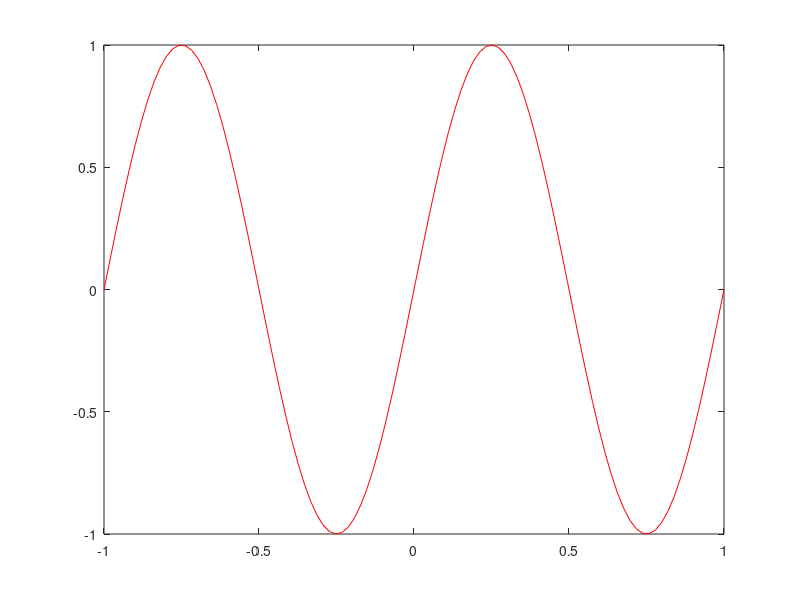

MATLAB code to generate this figure:
% Regression test function (black box) for ylim
% This function is autogenerated by helpgen.py
function bbtest_success = bbtest_handle_ylim
  bbtest_success = 1;
NumErrors = 0;
try
  x = linspace(-1,1);
catch
  NumErrors = NumErrors + 1;
end
try
  y = sin(2*pi*x);
catch
  NumErrors = NumErrors + 1;
end
try
  plot(x,y,'r-');
catch
  NumErrors = NumErrors + 1;
end
try
  ylim  % what are the current limits?
catch
  NumErrors = NumErrors + 1;
end
try
  mprint ylim1
catch
  NumErrors = NumErrors + 1;
end
if (NumErrors ~= 0) bbtest_success = 0; return; end
NumErrors = 0;
try
  plot(x,y,'r-')
catch
  NumErrors = NumErrors + 1;
end
try
  ylim([-0.2,0.2])
catch
  NumErrors = NumErrors + 1;
end
try
  mprint ylim2
catch
  NumErrors = NumErrors + 1;
end
if (NumErrors ~= 0) bbtest_success = 0; return; end
NumErrors = 0;
try
  plot(x,y,'r-');
catch
  NumErrors = NumErrors + 1;
end
try
  ylim([0,inf])
catch
  NumErrors = NumErrors + 1;
end
try
  mprint ylim3
catch
  NumErrors = NumErrors + 1;
end
if (NumErrors ~= 0) bbtest_success = 0; return; end
